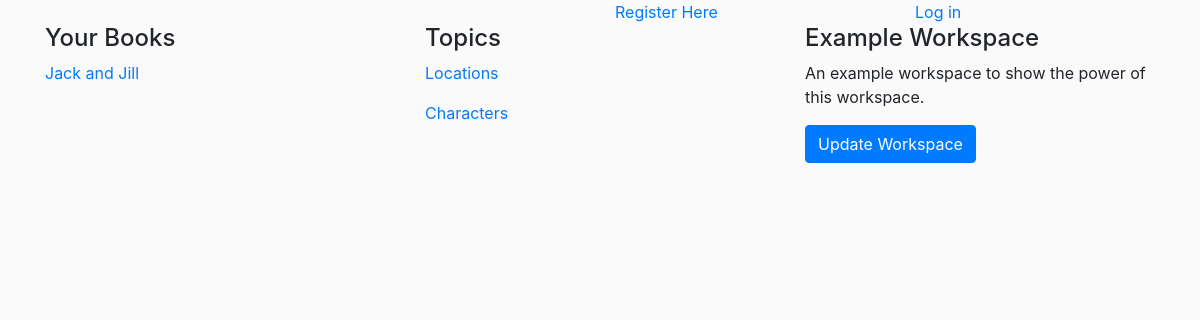
The page /workspaces/workspace/1/ on the database as committed earlier.
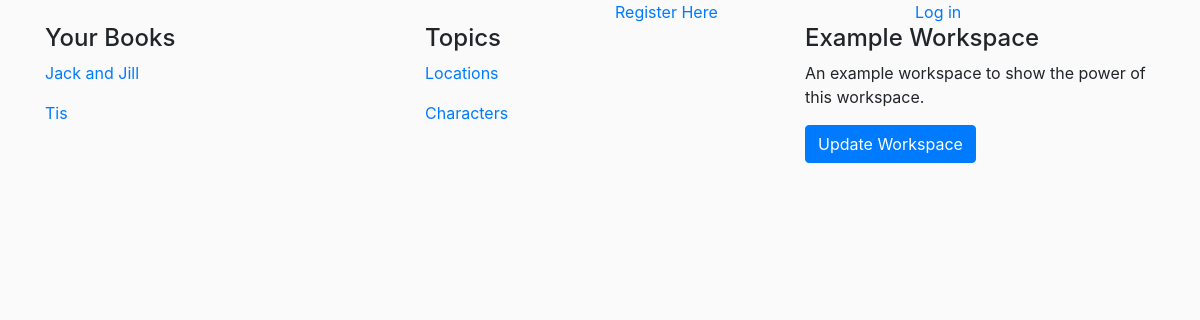
The same page on the database as committed later.
### working/models.py (models this page shows)
class Book(models.Model):
    workspace = models.ForeignKey(Workspace, related_name="books")
    title = models.CharField(max_length=200, blank=False)
    blurb = models.TextField(max_length=140, blank=True)
    def __str__(self):
        return self.title

class Topic(models.Model):
    workspace = models.ForeignKey(Workspace, related_name="topic")
    shorthand = models.CharField(max_length=3, blank=True)
    name = models.CharField(max_length=140, blank=False)
    blurb = models.TextField(max_length=140, blank=True)
    def __str__(self):
        return self.name

### working/views.py (the view)
# urls.py: url(r'^workspace/(\d+)/$', workspace, name="workspace"),
def workspace(request, id):
    if request.method =="POST":
        ws = get_object_or_404(Workspace, pk=id)
        ws.name = request.POST.get('name')
        ws.blurb = request.POST.get('blurb')
        ws.save()
    content = get_object_or_404(Workspace, pk=id)
    wsform = WorkspaceForm(instance=content)
    form = BookForm()
    return render(request, "workspace.html", {"content":content, "form": form, "wsform": wsform})

### working/models.py (called while the page is built)
    def __str__(self):
        return self.name

### working/templates/workspace.html (shortened to what this page needs)
{% extends "base.html" %}
{% load bootstrap_tags %}
{% block content %}
<div class="container">
    <div class="row">
        <div class="col-sm-4">
            <h4>Your Books</h4>
            {% for book in content.books.all %}
            <a href="{% url 'book' content.id book.id %}"><p>{{ book }}</p></a>
            {% endfor %}
        </div>
        <div class="col-sm-4">
            <h4>Topics</h4>
            {% for t in content.topic.all %}
            <a href=""><p>{{ t }}</p></a>
            {% endfor %}
        </div>
        <div class="col-sm-4">
            <h4>{{ content }}</h4>
            <p>{{ content.blurb }}</p>
            <button type="button" class="btn btn-primary" data-toggle="modal" data-target="#exampleModal">
            Update Workspace
            </button>
        </div>
    </div>
</div>
{% endblock %}

Rows that differ between the two databases and show on the page:
added Book: title "Tis"
